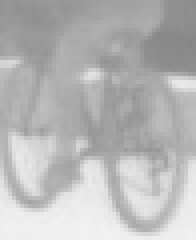
#> input picture FLIR_align_crop/day/train/thermal/bicycle/01778_5.jpeg, 49 x 60 px (shown 4 times larger); its folder holds only this picture in this run
$ python 'calculate_std&mean.py'
#> lines starting #> are read from the running program, lines starting #| are printed output that depends on the picture
import numpy as np
import cv2
import os

# img_h, img_w = 32, 32
img_h, img_w = 32, 48  # 根据自己数据集适当调整，影响不大
means, stdevs = [], []
img_list = []
imgs_path_list = []
for cls in ['bicycle', 'car', 'person']:
    imgs_path = f'FLIR_align_crop/day/train/thermal/{cls}/'
    imgs_path_list = os.listdir(imgs_path)

    len_ = len(imgs_path_list)
    i = 0
    for item in imgs_path_list:
        img = cv2.imread(os.path.join(imgs_path, item))
#> img is the input picture: shape (60, 49, 3); min 134, max 241, mean 183.6
        img = cv2.resize(img, (img_w, img_h))
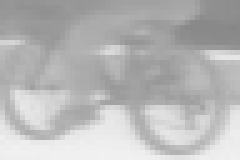
#> img: shape (32, 48, 3) (shown 5 times larger); min 134, max 241, mean 183.5
        img = img[:, :, :, np.newaxis]
        img_list.append(img)
        i += 1
        print(i, '/', len_)
#> pass 2 of the loop `for cls in ['bicycle', 'car', 'person']:`:
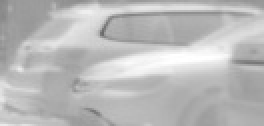
#> input picture FLIR_align_crop/day/train/thermal/car/02033_2.jpeg, 132 x 63 px (shown 2 times larger)
#> img is the input picture: shape (63, 132, 3); min 106, max 255, mean 186.2
#> `img = cv2.resize(img, (img_w, img_h))`:
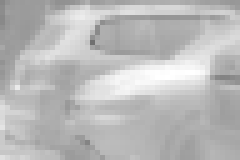
#> img: shape (32, 48, 3) (shown 5 times larger); min 112, max 255, mean 186
#> (the run stopped early here; a loop or call above may not have finished)
